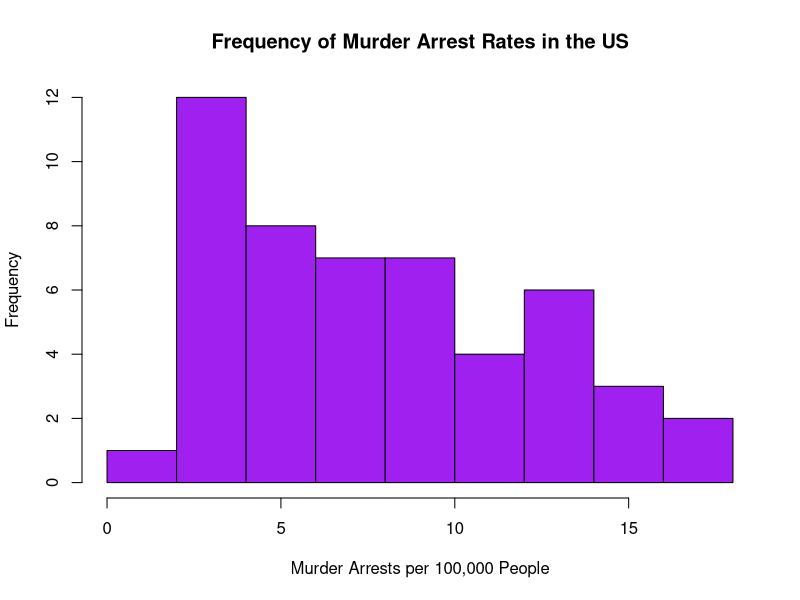
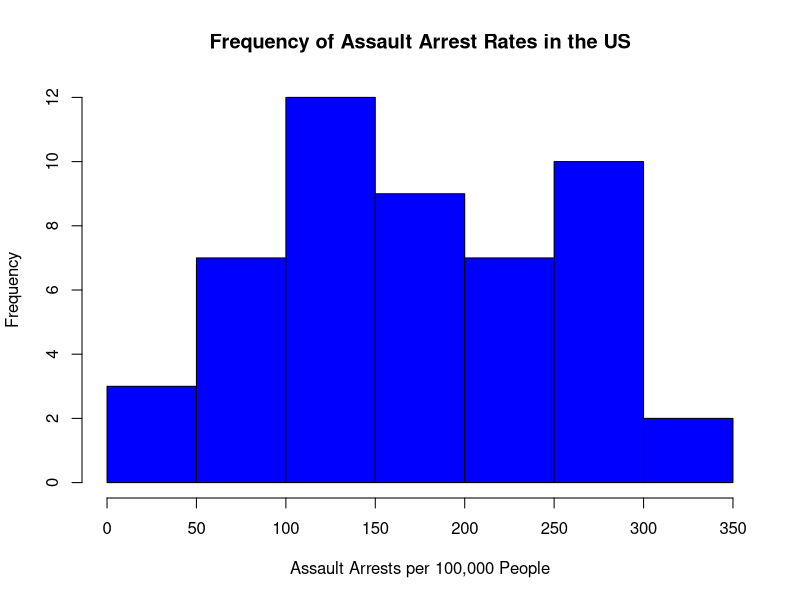
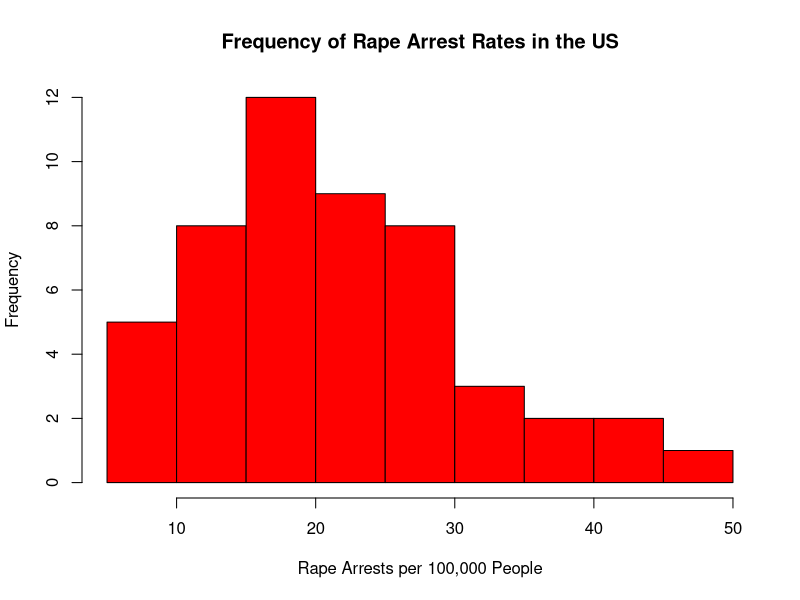
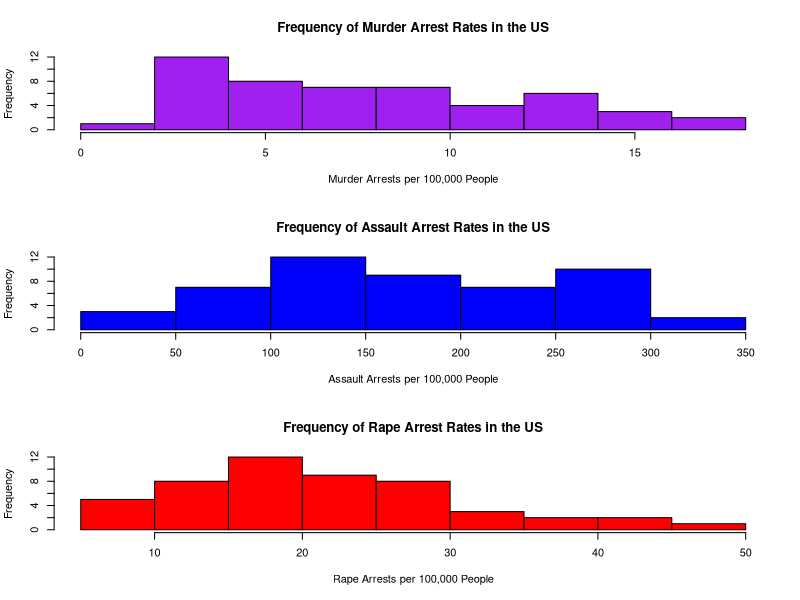

The R script that drew these images, in order:
## ---- chunk 1
#install.packages("datasets")
library(datasets)
## ---- chunk 2
dat<-USArrests
## ---- chunk 3
names(dat)
## ---- chunk 4
typeof("Murder")
## ---- chunk 5
head(dat)
?USArrests
## ---- chunk 6
hist(dat$Murder, xlab = "Murder Arrests per 100,000 People", main = "Frequency of Murder Arrest Rates in the US", col = "purple")
## ---- chunk 7
mean(dat$Murder)
median(dat$Murder)
quantile(dat$Murder)
## ---- chunk 8
hist(dat$Assault, xlab = "Assault Arrests per 100,000 People", main = "Frequency of Assault Arrest Rates in the US", col = "Blue")
hist(dat$Rape, xlab = "Rape Arrests per 100,000 People", main = "Frequency of Rape Arrest Rates in the US", col = "Red")
## ---- chunk 9
par(mfrow=c(3,1))
hist(dat$Murder, xlab = "Murder Arrests per 100,000 People", main = "Frequency of Murder Arrest Rates in the US", col = "purple")
hist(dat$Assault, xlab = "Assault Arrests per 100,000 People", main = "Frequency of Assault Arrest Rates in the US", col = "Blue")
hist(dat$Rape, xlab = "Rape Arrests per 100,000 People", main = "Frequency of Rape Arrest Rates in the US", col = "Red")

## ---- chunk 10
#install.packages("maps")
#- This line installs a package that allows for map-drawing based on state names provided within the data.
#install.packages("ggplot2")
#- This line installs a package that makes improves the data visualization so that the map is easier to understand.
#library('maps') 
#- This line tells R where to find the package to help draw the map
#library('ggplot2') 
#- This line tells R where to find the package to help draw the map
#ggplot(dat, aes(map_id=state, fill=Murder)) + 
#  geom_map(map=map_data("state")) + 
#  expand_limits(x=map_data("state")$long, y=map_data("state")$lat)
#- This line tells R to use ggplot and to draw information from dat, and then to draw a map with states, the new variable that we created, specifically using numbers from the Murder column. It additionally tells R to make the x and y axes and limits coordinate with longitude and latitude in a US map.
